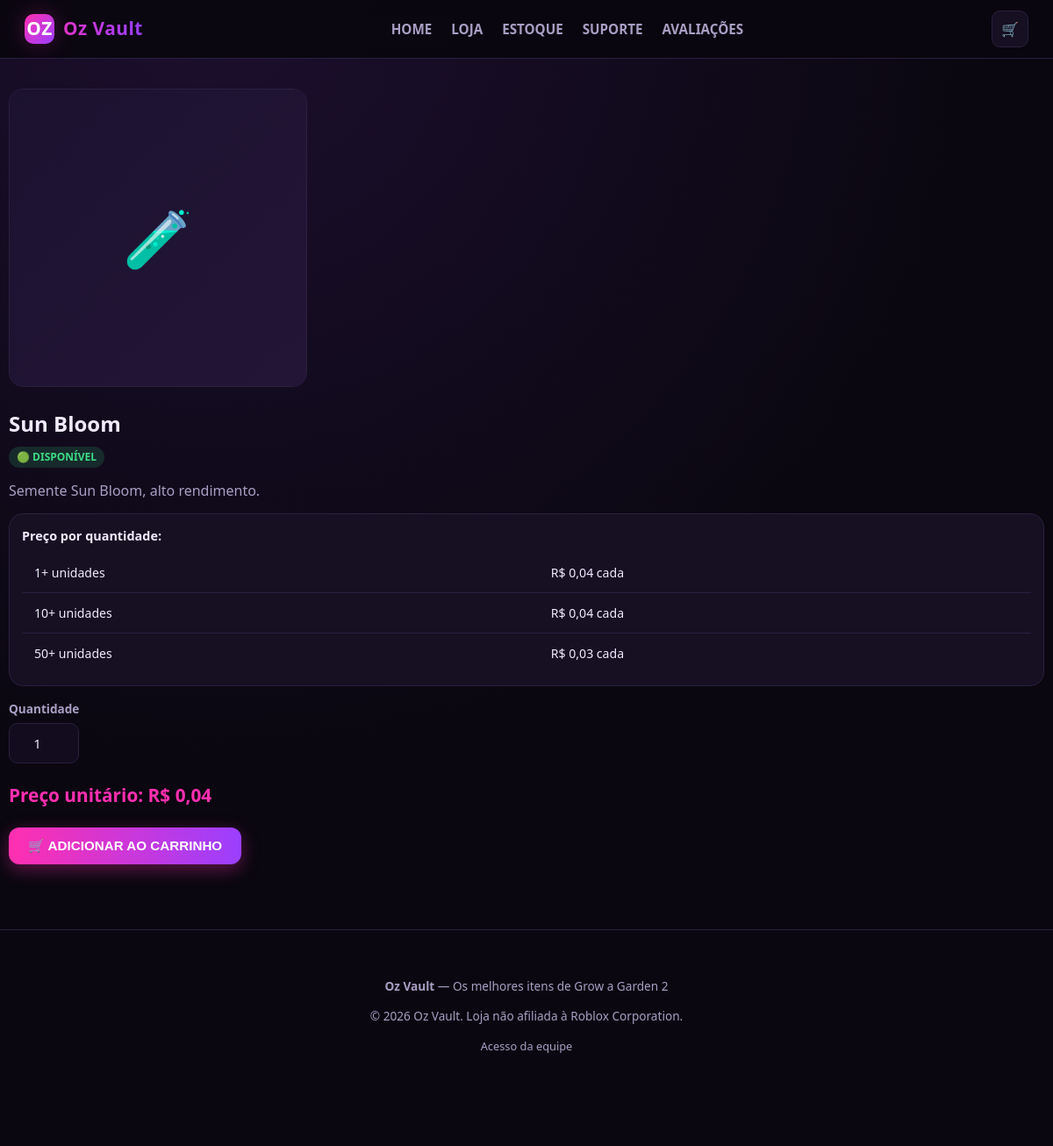
The app's page /produto/2 with its own data.
### tables this page shows
CREATE TABLE products (
    id INTEGER PRIMARY KEY AUTOINCREMENT,
    category_id INTEGER NOT NULL,
    name TEXT NOT NULL,
    description TEXT,
    image TEXT,
    background_image TEXT,
    base_price REAL NOT NULL DEFAULT 0,
    stock INTEGER NOT NULL DEFAULT 0,
    active INTEGER NOT NULL DEFAULT 1,
    created_at TEXT NOT NULL DEFAULT (datetime('now')),
    FOREIGN KEY(category_id) REFERENCES categories(id)
);

CREATE TABLE price_tiers (
    id INTEGER PRIMARY KEY AUTOINCREMENT,
    product_id INTEGER NOT NULL,
    min_qty INTEGER NOT NULL,
    unit_price REAL NOT NULL,
    FOREIGN KEY(product_id) REFERENCES products(id) ON DELETE CASCADE
);

### app.py (the view)
@app.route("/produto/<int:product_id>")
def produto_detail(product_id):
    db = get_db()
    p = get_product_or_404(db, product_id)
    tiers = get_tiers(db, product_id)
    state, label = stock_badge(p["stock"])
    return render_template("produto.html", p=p, tiers=tiers, stock_state=state, stock_label=label)

### app.py (called while the page is built)
def get_db():
    if "db" not in g:
        g.db = sqlite3.connect(DB_PATH)
        g.db.row_factory = sqlite3.Row
        g.db.execute("PRAGMA foreign_keys = ON")
    return g.db

def current_user():
    if "user_id" not in session:
        return None
    db = get_db()
    return db.execute("SELECT * FROM users WHERE id = ?", (session["user_id"],)).fetchone()

@app.context_processor
def inject_globals():
    settings = get_settings()
    return dict(
        store_name=STORE_NAME,
        store_tagline=STORE_TAGLINE,
        current_user=current_user(),
        cart_count=sum(item["qty"] for item in session.get("cart", {}).values()) if session.get("cart") else 0,
        order_status_map=ORDER_STATUS_MAP,
        site_settings=settings,
    )

def get_settings():
    db = get_db()
    rows = db.execute("SELECT key, value FROM settings").fetchall()
    return {r["key"]: r["value"] for r in rows}

def get_product_or_404(db, product_id):
    p = db.execute("SELECT * FROM products WHERE id = ?", (product_id,)).fetchone()
    if not p:
        abort(404)
    return p

def get_tiers(db, product_id):
    return db.execute(
        "SELECT * FROM price_tiers WHERE product_id = ? ORDER BY min_qty ASC", (product_id,)
    ).fetchall()

def stock_badge(stock):
    if stock <= 0:
        return ("esgotado", "🔴 ESGOTADO")
    if stock < 20:
        return ("pouco", "🟡 POUCO ESTOQUE")
    return ("disponivel", "🟢 DISPONÍVEL")

### templates/produto.html (shortened to what this page needs)
{% extends "base.html" %}
{% block content %}
<section class="section container"
  {% if p['background_image'] %}style="background-image:linear-gradient(180deg, rgba(10,7,16,0.5), rgba(10,7,16,0.95)); border-radius:16px; padding:20px;"{% endif %}>
  <div style="display:grid; gap:24px; grid-template-columns: 1fr;" class="produto-grid">
    <div class="card" style="max-width:340px;">
      <div class="card-media" style="aspect-ratio:1/1; font-size:4rem;">
        {% if p['image'] %}<img src="{{ p['image'] }}" alt="{{ p['name'] }}">{% else %}🧪{% endif %}
      </div>
    </div>
    <div>
      <h1 style="margin:0 0 6px;">{{ p['name'] }}</h1>
      <span class="badge-status badge-{{ stock_state }}">{{ stock_label }}</span>
      <p style="color:var(--text-dim); margin:14px 0;">{{ p['description'] }}</p>
      {% if tiers|length > 1 %}
      <div class="card" style="padding:14px; margin-bottom:16px;">
        <strong style="font-size:0.9rem;">Preço por quantidade:</strong>
        <table style="margin-top:8px;">
          {% for t in tiers %}
          <tr><td>{{ t['min_qty'] }}+ unidades</td><td>R$ {{ "%.2f"|format(t['unit_price'])|replace(".", ",") }} cada</td></tr>
          {% endfor %}
        </table>
      </div>
      {% endif %}
      <form method="post" action="{{ url_for('carrinho_adicionar', product_id=p['id']) }}">
        <div class="form-group" style="max-width:160px;">
          <label>Quantidade</label>
          <input type="number" name="qty" value="1" min="1" max="{{ p['stock'] }}" class="qty-input" {{ 'disabled' if p['stock'] <= 0 else '' }}>
        </div>
        <p style="font-size:1.3rem; font-weight:800; color:var(--pink);">
          Preço unitário: R$ {{ "%.2f"|format(p['base_price'])|replace(".", ",") }}
        </p>
        <button type="submit" class="btn btn-primary" {{ 'disabled' if p['stock'] <= 0 else '' }}>
          🛒 ADICIONAR AO CARRINHO
        </button>
      </form>
    </div>
  </div>
</section>
{% endblock %}

### static/css/style.css (style rules this page uses)
:root { --bg: #0a0710; --bg-alt: #120c1e; --card: #161022; --card-hover: #1d1530; --border: #2a2040; --pink: #ff2fb0; --purple: #9b3fff; --blue: #3fa9ff; --text: #f1eaff; --text-dim: #a99fc4; --green: #3ddc84; --yellow: #ffcc33; --red: #ff4d6d; --radius: 16px; --shadow-glow: 0 0 24px rgba(255, 47, 176, 0.25); }
* { box-sizing: border-box; }
body { margin: 0; background: radial-gradient(circle at 20% 0%, #1c0f2e 0%, var(--bg) 55%); color: var(--text); font-family: 'Segoe UI', Roboto, Helvetica, Arial, sans-serif; line-height: 1.5; min-height: 100vh; }
.container { max-width: 1180px; margin: 0 auto; padding: 0 18px; }
.btn { display: inline-flex; align-items: center; justify-content: center; gap: 6px; padding: 12px 22px; border-radius: 12px; font-weight: 700; font-size: 0.95rem; border: none; cursor: pointer; transition: transform .15s ease, box-shadow .15s ease, opacity .15s ease; }
.btn-primary { background: linear-gradient(90deg, var(--pink), var(--purple)); color: #fff; box-shadow: 0 6px 20px rgba(255, 47, 176, 0.35); }
.section { padding: 34px 0; }
.card { background: var(--card); border: 1px solid var(--border); border-radius: var(--radius); overflow: hidden; transition: transform .18s ease, box-shadow .18s ease, border-color .18s ease; display: flex; flex-direction: column; }
.card-media { aspect-ratio: 1 / 1; background: linear-gradient(135deg, #1b1230, #241536); display: flex; align-items: center; justify-content: center; font-size: 2.6rem; }
.badge-status { font-size: 0.75rem; font-weight: 700; padding: 3px 9px; border-radius: 20px; display: inline-block; }
.badge-disponivel { background: rgba(61,220,132,0.15); color: var(--green); }
.form-group { margin-bottom: 16px; }
label { display: block; font-size: 0.85rem; font-weight: 600; margin-bottom: 6px; color: var(--text-dim); }
input, select, textarea { width: 100%; background: var(--bg-alt); border: 1px solid var(--border); border-radius: 10px; padding: 12px 14px; color: var(--text); font-size: 0.95rem; font-family: inherit; }
.qty-input { width: 80px; text-align: center; }
table { width: 100%; border-collapse: collapse; min-width: 560px; }
th, td { padding: 12px 14px; text-align: left; font-size: 0.88rem; border-bottom: 1px solid var(--border); }
tr:last-child td { border-bottom: none; }

### records on screen
products: name "Sun Bloom", description "Semente Sun Bloom, alto rendimento.", base_price "0,04"
price_tiers: min_qty "1", unit_price "0,04"
price_tiers: min_qty "10", unit_price "0,04"
price_tiers: min_qty "50", unit_price "0,03"

### other values on screen
{{ stock_label }} "🟢 DISPONÍVEL"
{{ store_name }} "Oz Vault"
{{ store_tagline }} "Os melhores itens de Grow a Garden 2"
